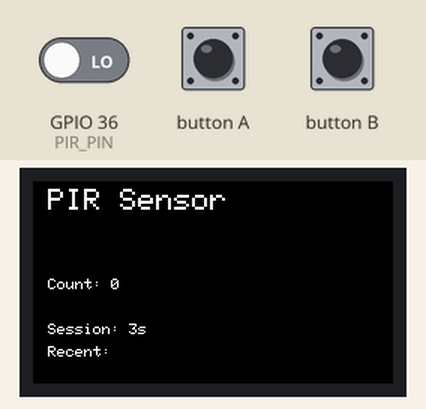
This sketch was run on a simulated ESP32. Shown: 240×135 colour display. The test bench sets the inputs (shaded band); at power-on: GPIO 36 (PIR_PIN) LOW. What the sketch prints to the serial monitor is not drawn.

Above: at 3.4 s.
3.5 s: GPIO 36 (PIR_PIN) driven HIGH
At 4.0 s:
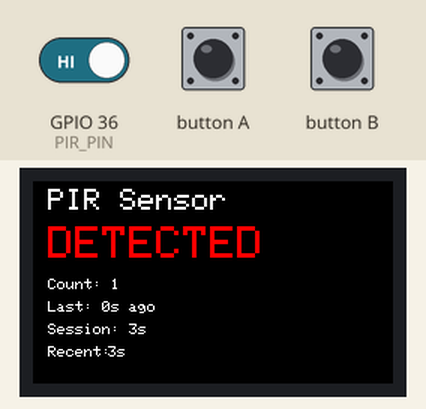
6.5 s: button A pressed for 0.15 s
At 6.9 s:
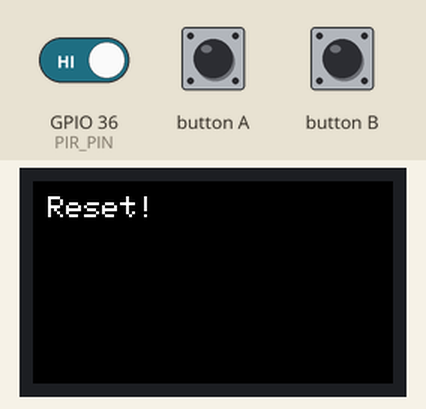
8.5 s: GPIO 36 (PIR_PIN) driven LOW
At 8.8 s:
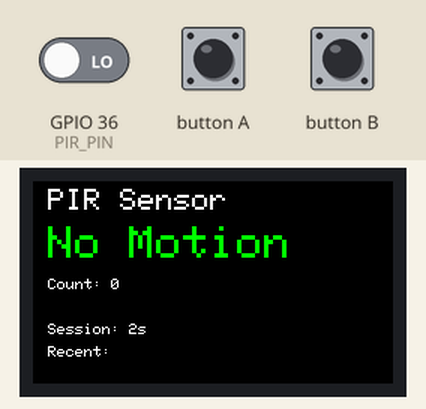
11.5 s: GPIO 36 (PIR_PIN) driven HIGH
At 13.0 s:
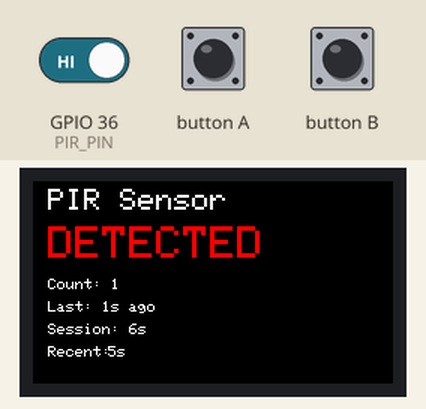
14.5 s: button A pressed for 1 s
At 15.32 s:
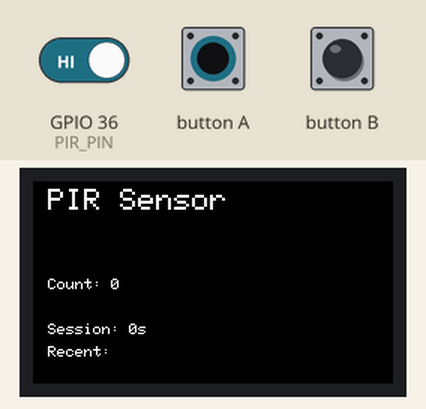
18.5 s: GPIO 36 (PIR_PIN) driven LOW and button A driven LOW
At 19.31 s:
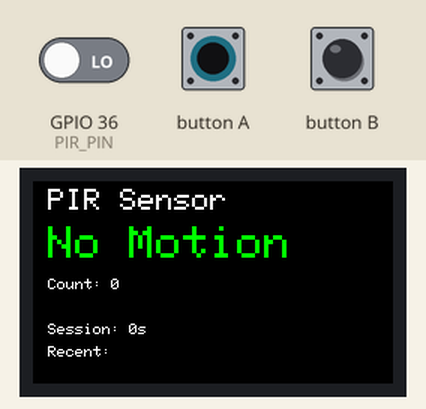
Timing chart, 0 to 21.5 s (numbered marks = the images above; inputs shaded):
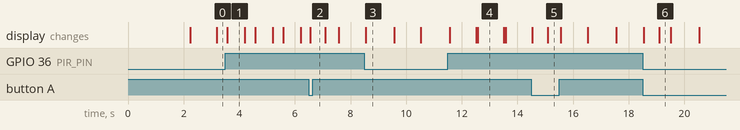

The sketch:

pir_hat.ino
```cpp
/*
 * M5StickC Plus 1.1 PIR Hat Sample
 *
 * このサンプルはM5StickC Plus 1.1にPIR Hat（人感センサー）を接続して
 * 人の動きを検知し表示します。
 *
 * 接続:
 * - PIR HatをM5StickC Plus 1.1のGrove端子（HAT端子）に接続
 * - GPIO36: PIRセンサー出力（デジタル入力）
 *
 * ボタン操作:
 * - ボタンA (M5ボタン): 検出カウンターをリセット
 * - ボタンB (側面ボタン): 感度設定の表示切り替え
 */

#include <M5StickCPlus.h>

// M5StickC Plus 1.1 のGrove端子デジタルピン
#define PIR_PIN 36  // GPIO36

// 検出状態
bool motionDetected = false;
bool lastMotionState = false;
bool lastDisplayState = false;  // 表示状態の記録
unsigned long lastDetectionTime = 0;
unsigned long detectionCount = 0;
unsigned long sessionStartTime = 0;

// 検出履歴（最近5回分）
const int HISTORY_SIZE = 5;
String detectionHistory[HISTORY_SIZE];
int historyIndex = 0;

void setup() {
  M5.begin();

  // PIRピンの設定
  pinMode(PIR_PIN, INPUT);

  // 画面の初期化
  M5.Lcd.setRotation(3);
  M5.Lcd.fillScreen(BLACK);
  M5.Lcd.setTextSize(2);
  M5.Lcd.setCursor(10, 10);
  M5.Lcd.println("PIR Hat");
  M5.Lcd.setTextSize(1);
  M5.Lcd.setCursor(10, 40);
  M5.Lcd.println("Btn A: Reset Counter");
  M5.Lcd.setCursor(10, 60);
  M5.Lcd.println("Initializing...");

  Serial.begin(115200);
  Serial.println("M5StickC Plus 1.1 PIR Hat Sample Started");

  // 履歴の初期化
  for (int i = 0; i < HISTORY_SIZE; i++) {
    detectionHistory[i] = "";
  }

  sessionStartTime = millis();

  delay(2000);
  M5.Lcd.fillScreen(BLACK);
  Serial.println("PIR sensor ready. Waiting for motion...");
}

void loop() {
  M5.update();

  // PIRセンサーの読み取り
  motionDetected = digitalRead(PIR_PIN);

  // 立ち上がりエッジ検出（新しい動きを検知）
  if (motionDetected && !lastMotionState) {
    detectionCount++;
    lastDetectionTime = millis();

    // 検出履歴に追加
    unsigned long elapsedSec = (millis() - sessionStartTime) / 1000;
    String timeStr = String(elapsedSec) + "s";
    detectionHistory[historyIndex] = timeStr;
    historyIndex = (historyIndex + 1) % HISTORY_SIZE;

    Serial.println("=============================");
    Serial.println("MOTION DETECTED!");
    Serial.printf("Detection Count: %lu\n", detectionCount);
    Serial.printf("Time: %s\n", timeStr.c_str());
    Serial.println("=============================");

    // ブザーで通知（ブザーがある場合）
    #ifdef BUZZER_PIN
    M5.Beep.tone(2000, 100);
    #endif
  }

  lastMotionState = motionDetected;

  // ボタンA: カウンターリセット
  if (M5.BtnA.wasPressed()) {
    detectionCount = 0;
    sessionStartTime = millis();
    for (int i = 0; i < HISTORY_SIZE; i++) {
      detectionHistory[i] = "";
    }
    historyIndex = 0;
    M5.Lcd.fillScreen(BLACK);
    M5.Lcd.setCursor(10, 10);
    M5.Lcd.setTextSize(2);
    M5.Lcd.println("Reset!");
    delay(500);
    M5.Lcd.fillScreen(BLACK);
    Serial.println("Counter and history reset");
  }

  // 表示更新
  displayPIRStatus();

  delay(50);
}

void displayPIRStatus() {
  // タイトル
  M5.Lcd.setTextSize(2);
  M5.Lcd.setCursor(10, 5);
  M5.Lcd.println("PIR Sensor");

  // 検出状態表示（大きく）- 状態が変わったときだけクリアして再描画
  if (motionDetected != lastDisplayState) {
    M5.Lcd.fillRect(10, 30, 220, 30, BLACK);
    M5.Lcd.setTextSize(3);
    M5.Lcd.setCursor(10, 30);
    if (motionDetected) {
      M5.Lcd.setTextColor(RED, BLACK);
      M5.Lcd.println("DETECTED");
    } else {
      M5.Lcd.setTextColor(GREEN, BLACK);
      M5.Lcd.println("No Motion");
    }
    M5.Lcd.setTextColor(WHITE, BLACK);
    lastDisplayState = motionDetected;
  }

  // 検出回数
  M5.Lcd.setTextSize(1);
  M5.Lcd.setCursor(10, 65);
  M5.Lcd.printf("Count: %lu       ", detectionCount);

  // 最後の検出からの経過時間
  if (detectionCount > 0) {
    unsigned long elapsedSinceDetection = (millis() - lastDetectionTime) / 1000;
    M5.Lcd.setCursor(10, 80);
    M5.Lcd.printf("Last: %lus ago   ", elapsedSinceDetection);
  }

  // セッション時間
  unsigned long sessionTime = (millis() - sessionStartTime) / 1000;
  M5.Lcd.setCursor(10, 95);
  M5.Lcd.printf("Session: %lus   ", sessionTime);

  // 検出履歴（最近3件）
  M5.Lcd.setCursor(10, 110);
  M5.Lcd.println("Recent:");
  String historyStr = "";
  int count = 0;
  for (int i = HISTORY_SIZE - 1; i >= 0 && count < 3; i--) {
    int idx = (historyIndex - 1 - i + HISTORY_SIZE) % HISTORY_SIZE;
    if (detectionHistory[idx] != "") {
      historyStr += detectionHistory[idx] + " ";
      count++;
    }
  }
  M5.Lcd.setCursor(50, 110);
  M5.Lcd.printf("%s           ", historyStr.c_str());
}
```

Measured:
- after the input at 3.5 s, the display: changes after 0.08 s (image 1)
- after the input at 6.5 s, the display: changes at once (image 2)
- after the input at 8.5 s, the display: changes after 0.05 s (image 3)
- after the input at 11.5 s, the display: first changes after 0.08 s (image 4 shows a later state)
- after the input at 14.5 s, the display: first changes at once (image 5 shows a later state)
- after the input at 18.5 s, the display: first changes at once (image 6 shows a later state)
